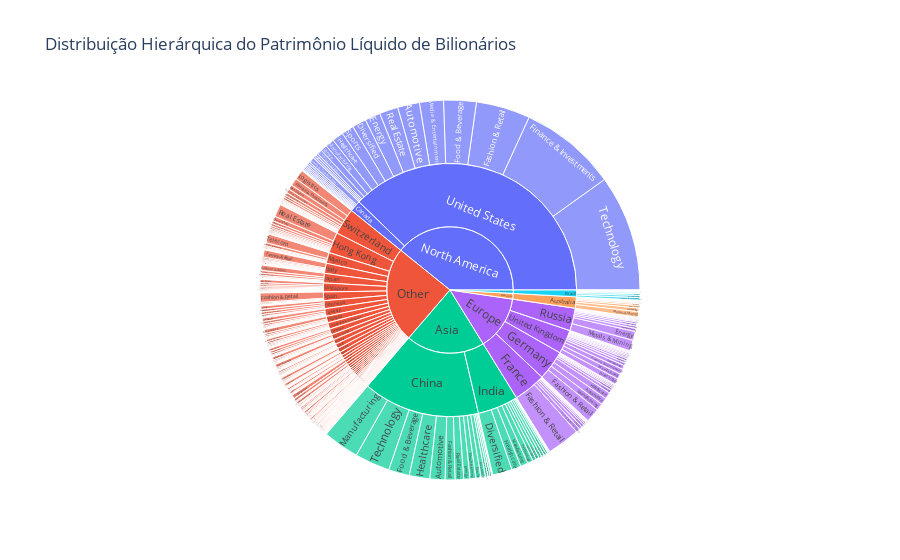

The cell this chart's notebook holds for it:
### Code cell
import pandas as pd
import plotly.express as px

# 1. Carregar dataset
df = pd.read_csv('static/Billionaires Statistics Dataset.csv')

# 2. Configurar colunas
country_col = 'country'
industry_col = 'industries'
net_col = 'finalWorth'

# 3. Criar coluna de Região (exemplo de mapeamento manual)
continent_map = {
    'United States': 'North America',
    'China': 'Asia',
    'India': 'Asia',
    'Germany': 'Europe',
    'France': 'Europe',
    'United Kingdom': 'Europe',
    'Russia': 'Europe',
    'Brazil': 'South America',
    'Canada': 'North America',
    'Australia': 'Oceania'
}
df['Region'] = df[country_col].map(continent_map).fillna('Other')

# 4. Agregar patrimônio líquido por Região → País → Indústria
agg = (
    df.groupby(['Region', country_col, industry_col])[net_col]
      .sum()
      .reset_index()
      .rename(columns={country_col: 'Country', industry_col: 'Industry', net_col: 'NetWorth'})
)

# 5. Gerar gráfico Sunburst hierárquico
fig = px.sunburst(
    agg,
    path=['Region', 'Country', 'Industry'],
    values='NetWorth',
    title='Distribuição Hierárquica do Patrimônio Líquido de Bilionários'
)
fig.show()

### Figure 1 — Plotly figure (JSON) as saved in the notebook; plotly's stock layout.template omitted (floating-point values rounded to 4 significant figures; data arrays with more than 128 entries replaced by an {"elided": "..."} marker saying what was removed)
{"data": [{"branchvalues": "total", "domain": {"x": [0, 1], "y": [0, 1]}, "hovertemplate": "labels=%{label}<br>NetWorth=%{value}<br>parent=%{parent}<br>id=%{id}<extra></extra>", "ids": {"elided": "519 str values"}, "labels": {"elided": "519 str values"}, "name": "", "parents": {"elided": "519 str values"}, "type": "sunburst", "values": {"elided": "519 int values"}}], "layout": {"legend": {"tracegroupgap": 0}, "title": {"text": "Distribuição Hierárquica do Patrimônio Líquido de Bilionários"}}}
